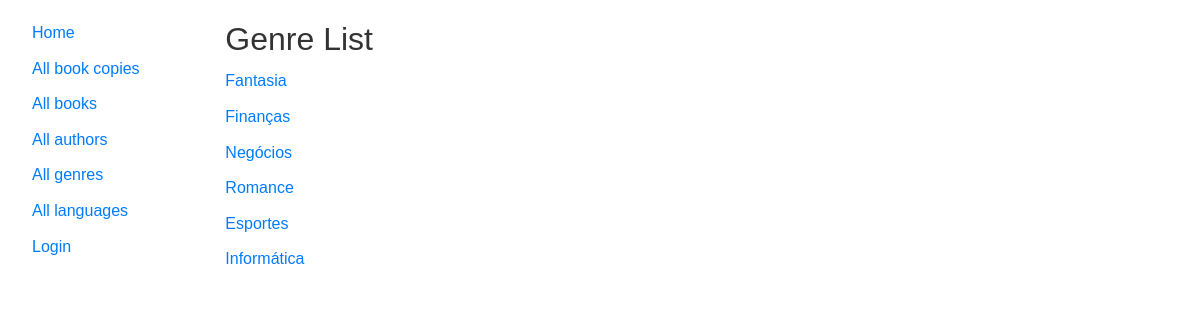
/catalog/genres/, run on an earlier commit of the app's database.
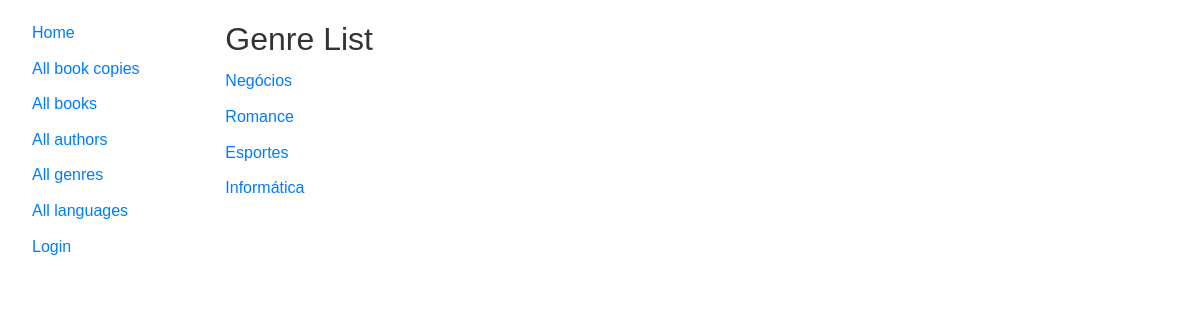
And on a later commit of the database.
### catalog/models.py (models this page shows)
class Genre(models.Model):
    name = models.CharField(
        max_length=200,
        unique=True,
        help_text="Enter a book genre (e.g. Science Fiction, French Poetry etc.)"
    )
    def __str__(self):
        return self.name
    def get_absolute_url(self):
        return reverse('genre-detail', args=[str(self.id)])
    class Meta:
        constraints = [
            UniqueConstraint(
                Lower('name'),
                name='genre_name_case_insensitive_unique',
                violation_error_message = "Genre already exists (case insensitive match)"
            ),
        ]

### catalog/views.py (the view)
# urls.py: path('genres/', views.GenreListView.as_view(), name='genres'),
class GenreListView(generic.ListView):
    model = Genre
    paginate_by = 10

### templates/catalog/genre_list.html
{% extends "base_generic.html" %}
{% block content %}
<h1>Genre List</h1>
{% if genre_list %}
  <ul>
  {% for genre in genre_list %}
    <li>
      <a href="{{ genre.get_absolute_url }}">
      {{ genre }}
      </a>
    </li>
  {% endfor %}
 </ul>
{% else %}
  <p>There are no genres available.</p>
{% endif %}
{% endblock %}

### templates/base_generic.html (shortened to what this page needs)
<!DOCTYPE html>
<html lang="en">
<head>
  <link href="https://cdn.jsdelivr.net/npm/bootstrap@5.3.3/dist/css/bootstrap.min.css" rel="stylesheet">
  {% load static %}
  <link rel="stylesheet" href="{% static 'css/styles.css' %}">
</head>
<body>
<div class="container-fluid">
<div class="row">
  <div class="col-sm-2">
  {% block sidebar %}
  <ul class="sidebar-nav">
    <li><a href="{% url 'index' %}">Home</a></li>
    <li><a href="{% url 'bookinstances' %}">All book copies</a></li>
    <li><a href="{% url 'books' %}">All books</a></li>
    <li><a href="{% url 'authors' %}">All authors</a></li>
    <li><a href="{% url 'genres' %}">All genres</a></li>
    <li><a href="{% url 'languages' %}">All languages</a></li>
  </ul>
  <ul class="sidebar-nav">
   {% if user.is_authenticated %}
     <li>User: {{ user.get_username }}</li>
     <li><a href="{% url 'my-borrowed' %}">My borrowed</a></li>
     <li>
       <form id="logout-form" method="post" action="{% url 'logout' %}">
         {% csrf_token %}
         <button type="submit" class="btn btn-link">Logout</button>
       </form>
    </li>
   {% else %}
     <li><a href="{% url 'login'%}?next={{request.path}}">Login</a></li>
   {% endif %}
  </ul>
{% endblock %}
  </div>
  <div class="col-sm-10 ">
  {% block content %}{% endblock %}
  </div>
</div>
</div>
</body>
</html>

### static/css/styles.css (style rules this page uses)
body, h1, h2, p, ul, li { margin: 0; padding: 0; box-sizing: border-box; }
body { font-family: Arial, sans-serif; line-height: 1.6; color: #333; background-color: #ffffff; padding: 20px; }
h1 { color: #333; font-size: 2em; margin-bottom: 10px; }
ul { list-style-type: none; padding: 0; }
li { margin-bottom: 10px; }
a { text-decoration: none; color: #007bff; }

What changed in the data, as far as the page shows it:
removed Genre: name "Fantasia"
removed Genre: name "Finanças"
